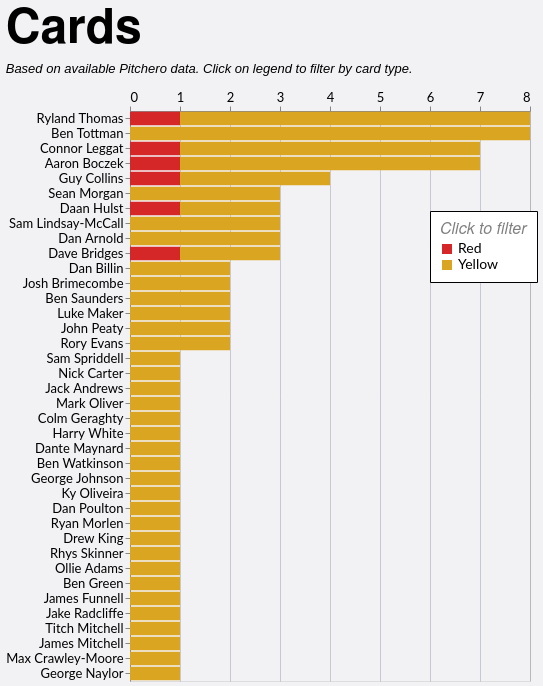

The specification (Vega-Lite) saved for this image:
### Vega-Lite specification from a JSON file in a GitHub repository (floating-point values rounded to 4 significant figures)
{"config": {"axis": {"labelFont": "Lato, sans-serif", "titleFont": "PT Sans Narrow, Helvetica Neue, Helvetica, Arial, sans-serif", "labelFontSize": 13, "titleFontSize": 24, "gridColor": "#202947", "gridOpacity": 0.2}, "header": {"labelFont": "PT Sans Narrow, Helvetica Neue, Helvetica, Arial, sans-serif", "titleFont": "PT Sans Narrow, Helvetica Neue, Helvetica, Arial, sans-serif", "labelFontSize": 24, "titleFontSize": 28, "labelFontWeight": "bold", "orient": "left"}, "legend": {"labelFont": "Lato, sans-serif", "titleFont": "PT Sans Narrow, Helvetica Neue, Helvetica, Arial, sans-serif", "labelFontSize": 14, "titleFontSize": 16, "titlePadding": 5, "fillColor": "white", "strokeColor": "black", "padding": 10, "titleFontWeight": "lighter", "titleFontStyle": "italic", "titleColor": "gray", "offset": 10}, "title": {"font": "PT Sans Narrow, Helvetica Neue, Helvetica, Arial, sans-serif", "fontSize": 48, "fontWeight": "bold", "anchor": "start", "align": "center", "titlePadding": 20, "subtitlePadding": 10, "subtitleFontSize": 13, "subtitleColor": "", "subtitleFontStyle": "italic", "offset": 15, "color": "black"}, "axisX": {"labelAngle": 0}, "facet": {"title": null, "header": null, "align": {"row": "each", "column": "each"}}, "resolve": {"scale": {"y": "independent", "facet": "independent"}}, "background": "#f2f1f4"}, "data": {"name": "data-5d660d90b91bfcde47c0eb7978b3fa48"}, "mark": {"type": "bar"}, "encoding": {"color": {"field": "event", "legend": {"legendX": 300, "legendY": 100, "orient": "none", "title": "Click to filter"}, "scale": {"domain": ["Red", "Yellow"], "range": ["#d62728", "goldenrod"]}, "type": "nominal"}, "tooltip": [{"field": "player", "title": "Player", "type": "nominal"}, {"field": "event", "title": "Card Type", "type": "nominal"}, {"aggregate": "sum", "field": "count", "title": "Cards", "type": "quantitative"}, {"aggregate": "sum", "field": "A", "title": "Games", "type": "quantitative"}], "x": {"aggregate": "sum", "axis": {"format": "d", "orient": "top", "title": null}, "field": "count", "type": "quantitative"}, "y": {"field": "player", "sort": "-x", "title": null, "type": "nominal"}}, "height": {"step": 15}, "title": {"text": "Cards", "subtitle": "Based on available Pitchero data. Click on legend to filter by card type."}, "width": 400, "$schema": "https://vega.github.io/schema/vega-lite/v5.20.1.json", "datasets": {"data-5d660d90b91bfcde47c0eb7978b3fa48": [{"player": "Sam Spriddell", "season": "2023/24", "squad": "1st", "player_join": "S Spriddell", "A": 11, "event": "Yellow", "count": 1}, {"player": "Dan Billin", "season": "2023/24", "squad": "1st", "player_join": "D Billin", "A": 20, "event": "Yellow", "count": 2}, {"player": "Nick Carter", "season": "2021/22", "squad": "1st", "player_join": "N Carter", "A": 4, "event": "Yellow", "count": 1}, {"player": "Sean Morgan", "season": "2023/24", "squad": "1st", "player_join": "S Morgan", "A": 2, "event": "Yellow", "count": 1}, {"player": "Sean Morgan", "season": "2022/23", "squad": "1st", "player_join": "S Morgan", "A": 8, "event": "Yellow", "count": 1}, {"player": "Sean Morgan", "season": "2021/22", "squad": "1st", "player_join": "S Morgan", "A": 10, "event": "Yellow", "count": 1}, {"player": "Jack Andrews", "season": "2023/24", "squad": "2nd", "player_join": "J Andrews", "A": 8, "event": "Yellow", "count": 1}, {"player": "Daan Hulst", "season": "2024/25", "squad": "2nd", "player_join": "D Hulst", "A": 4, "event": "Yellow", "count": 1}, {"player": "Daan Hulst", "season": "2023/24", "squad": "2nd", "player_join": "D Hulst", "A": 7, "event": "Yellow", "count": 1}, {"player": "Daan Hulst", "season": "2018/19", "squad": "1st", "player_join": "D Hulst", "A": 10, "event": "Red", "count": 1}, {"player": "Guy Collins", "season": "2024/25", "squad": "1st", "player_join": "G Collins", "A": 20, "event": "Yellow", "count": 2}, {"player": "Mark Oliver", "season": "2023/24", "squad": "1st", "player_join": "M Oliver", "A": 5, "event": "Yellow", "count": 1}, {"player": "Colm Geraghty", "season": "2023/24", "squad": "1st", "player_join": "C Geraghty", "A": 7, "event": "Yellow", "count": 1}, {"player": "Harry White", "season": "2023/24", "squad": "1st", "player_join": "H White", "A": 7, "event": "Yellow", "count": 1}, {"player": "Dante Maynard", "season": "2024/25", "squad": "1st", "player_join": "D Maynard", "A": 1, "event": "Yellow", "count": 1}, {"player": "Guy Collins", "season": "2024/25", "squad": "1st", "player_join": "G Collins", "A": 20, "event": "Red", "count": 1}, {"player": "Guy Collins", "season": "2022/23", "squad": "1st", "player_join": "G Collins", "A": 17, "event": "Yellow", "count": 1}, {"player": "Ben Watkinson", "season": "2023/24", "squad": "2nd", "player_join": "B Watkinson", "A": 11, "event": "Yellow", "count": 1}, {"player": "Josh Brimecombe", "season": "2021/22", "squad": "2nd", "player_join": "J Brimecombe", "A": 6, "event": "Yellow", "count": 1}, {"player": "Sam Lindsay-McCall", "season": "2023/24", "squad": "1st", "player_join": "S Lindsay", "A": 22, "event": "Yellow", "count": 1}, {"player": "George Johnson", "season": "2022/23", "squad": "1st", "player_join": "G Johnson", "A": 17, "event": "Yellow", "count": 1}, {"player": "Ky Oliveira", "season": "2022/23", "squad": "2nd", "player_join": "K Oliveira", "A": 2, "event": "Yellow", "count": 1}, {"player": "Josh Brimecombe", "season": "2024/25", "squad": "1st", "player_join": "J Brimecombe", "A": 19, "event": "Yellow", "count": 1}, {"player": "Sam Lindsay-McCall", "season": "2021/22", "squad": "1st", "player_join": "S Lindsay", "A": 13, "event": "Yellow", "count": 2}, {"player": "Dan Poulton", "season": "2022/23", "squad": "1st", "player_join": "D Poulton", "A": 17, "event": "Yellow", "count": 1}, {"player": "Ryan Morlen", "season": "2024/25", "squad": "2nd", "player_join": "R Morlen", "A": 6, "event": "Yellow", "count": 1}, {"player": "Drew King", "season": "2019/20", "squad": "1st", "player_join": "D King", "A": 7, "event": "Yellow", "count": 1}, {"player": "Dan Arnold", "season": "2019/20", "squad": "1st", "player_join": "D Arnold", "A": 12, "event": "Yellow", "count": 2}, {"player": "Rhys Skinner", "season": "2024/25", "squad": "1st", "player_join": "R Skinner", "A": 4, "event": "Yellow", "count": 1}, {"player": "Dan Arnold", "season": "2017/18", "squad": "1st", "player_join": "D Arnold", "A": 15, "event": "Yellow", "count": 1}, {"player": "Ben Saunders", "season": "2022/23", "squad": "1st", "player_join": "B Saunders", "A": 7, "event": "Yellow", "count": 1}, {"player": "Luke Maker", "season": "2024/25", "squad": "1st", "player_join": "L Maker", "A": 14, "event": "Yellow", "count": 1}, {"player": "Ben Saunders", "season": "2019/20", "squad": "1st", "player_join": "B Saunders", "A": 6, "event": "Yellow", "count": 1}, {"player": "Luke Maker", "season": "2023/24", "squad": "1st", "player_join": "L Maker", "A": 13, "event": "Yellow", "count": 1}, {"player": "Ollie Adams", "season": "2023/24", "squad": "2nd", "player_join": "O Adams", "A": 1, "event": "Yellow", "count": 1}, {"player": "Connor Leggat", "season": "2024/25", "squad": "1st", "player_join": "C Leggat", "A": 11, "event": "Yellow", "count": 3}, {"player": "Ryland Thomas", "season": "2022/23", "squad": "2nd", "player_join": "R Thomas", "A": 4, "event": "Yellow", "count": 1}, {"player": "Connor Leggat", "season": "2022/23", "squad": "1st", "player_join": "C Leggat", "A": 9, "event": "Yellow", "count": 1}, {"player": "Ryland Thomas", "season": "2024/25", "squad": "1st", "player_join": "R Thomas", "A": 18, "event": "Yellow", "count": 1}, {"player": "Connor Leggat", "season": "2019/20", "squad": "1st", "player_join": "C Leggat", "A": 11, "event": "Yellow", "count": 1}, {"player": "Ryland Thomas", "season": "2024/25", "squad": "1st", "player_join": "R Thomas", "A": 18, "event": "Red", "count": 1}, {"player": "Connor Leggat", "season": "2018/19", "squad": "1st", "player_join": "C Leggat", "A": 13, "event": "Yellow", "count": 1}, {"player": "Ryland Thomas", "season": "2023/24", "squad": "1st", "player_join": "R Thomas", "A": 25, "event": "Yellow", "count": 3}, {"player": "Connor Leggat", "season": "2022/23", "squad": "1st", "player_join": "C Leggat", "A": 9, "event": "Red", "count": 1}, {"player": "Ryland Thomas", "season": "2022/23", "squad": "1st", "player_join": "R Thomas", "A": 8, "event": "Yellow", "count": 2}, {"player": "Ben Green", "season": "2024/25", "squad": "2nd", "player_join": "B Green", "A": 13, "event": "Yellow", "count": 1}, {"player": "Dave Bridges", "season": "2023/24", "squad": "1st", "player_join": "D Bridges", "A": 17, "event": "Yellow", "count": 1}, {"player": "Dave Bridges", "season": "2022/23", "squad": "1st", "player_join": "D Bridges", "A": 15, "event": "Yellow", "count": 1}, {"player": "Dave Bridges", "season": "2023/24", "squad": "1st", "player_join": "D Bridges", "A": 17, "event": "Red", "count": 1}, {"player": "James Funnell", "season": "2021/22", "squad": "1st", "player_join": "J Funnell", "A": 12, "event": "Yellow", "count": 1}, {"player": "Jake Radcliffe", "season": "2023/24", "squad": "1st", "player_join": "J Radcliffe", "A": 18, "event": "Yellow", "count": 1}, {"player": "John Peaty", "season": "2025/26", "squad": "1st", "player_join": "J Peaty", "A": 4, "event": "Yellow", "count": 1}, {"player": "Titch Mitchell", "season": "2022/23", "squad": "1st", "player_join": "T Mitchell", "A": 2, "event": "Yellow", "count": 1}, {"player": "James Mitchell", "season": "2022/23", "squad": "1st", "player_join": "T Mitchell", "A": 2, "event": "Yellow", "count": 1}, {"player": "John Peaty", "season": "2023/24", "squad": "1st", "player_join": "J Peaty", "A": 13, "event": "Yellow", "count": 1}, {"player": "Rory Evans", "season": "2023/24", "squad": "2nd", "player_join": "R Evans", "A": 10, "event": "Yellow", "count": 1}, {"player": "Aaron Boczek", "season": "2024/25", "squad": "2nd", "player_join": "A Boczek", "A": 3, "event": "Yellow", "count": 2}, {"player": "Rory Evans", "season": "2021/22", "squad": "2nd", "player_join": "R Evans", "A": 15, "event": "Yellow", "count": 1}, {"player": "Aaron Boczek", "season": "2025/26", "squad": "1st", "player_join": "A Boczek", "A": 5, "event": "Yellow", "count": 1}, {"player": "Aaron Boczek", "season": "2024/25", "squad": "1st", "player_join": "A Boczek", "A": 4, "event": "Yellow", "count": 1}, {"player": "Aaron Boczek", "season": "2024/25", "squad": "1st", "player_join": "A Boczek", "A": 4, "event": "Red", "count": 1}, {"player": "Aaron Boczek", "season": "2023/24", "squad": "1st", "player_join": "A Boczek", "A": 21, "event": "Yellow", "count": 2}, {"player": "Ben Tottman", "season": "2024/25", "squad": "1st", "player_join": "B Tottman", "A": 19, "event": "Yellow", "count": 3}, {"player": "Max Crawley-Moore", "season": "2023/24", "squad": "1st", "player_join": "M Crawley-Moore", "A": 16, "event": "Yellow", "count": 1}, {"player": "George Naylor", "season": "2024/25", "squad": "2nd", "player_join": "G Naylor", "A": 10, "event": "Yellow", "count": 1}, {"player": "Ben Tottman", "season": "2023/24", "squad": "1st", "player_join": "B Tottman", "A": 25, "event": "Yellow", "count": 2}, {"player": "Ben Tottman", "season": "2022/23", "squad": "1st", "player_join": "B Tottman", "A": 19, "event": "Yellow", "count": 2}, {"player": "Ben Tottman", "season": "2019/20", "squad": "1st", "player_join": "B Tottman", "A": 12, "event": "Yellow", "count": 1}]}}
